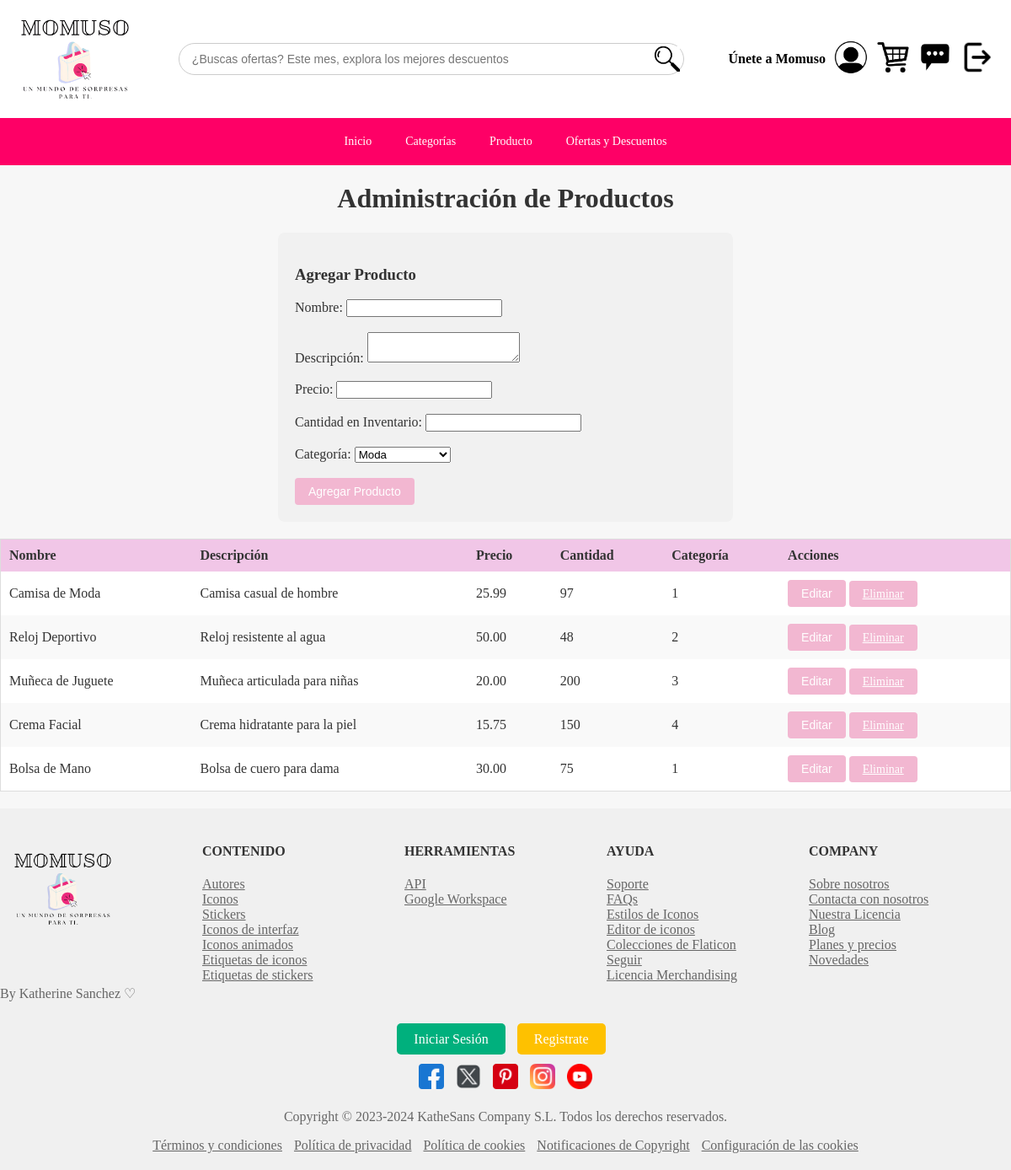
The page /adminProducto.php on the database as committed earlier.
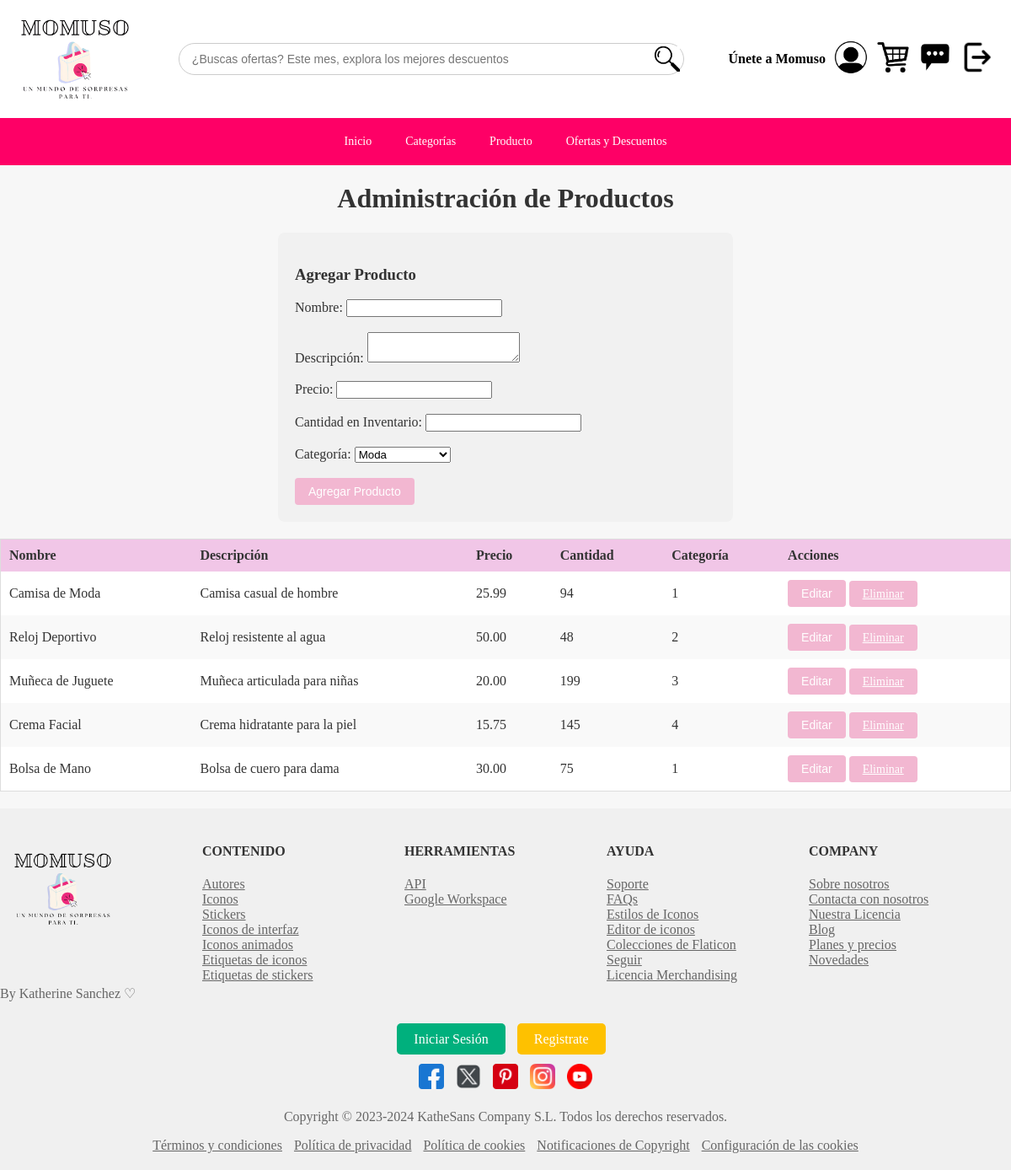
The same page on the database as committed later.
### tables this page shows
CREATE TABLE `producto` (
  `ID_Producto` int(11) NOT NULL,
  `Nombre` varchar(100) DEFAULT NULL,
  `Descripcion` text DEFAULT NULL,
  `Precio` decimal(10,2) DEFAULT NULL,
  `Cantidad_En_Inventario` int(11) DEFAULT NULL,
  `Imagenes` varchar(255) DEFAULT NULL,
  `ID_Categoria` int(11) DEFAULT NULL
);

### adminProducto.php (the view, shortened to what this page needs)
<?php
$servername = "localhost";
$username = "root";
$password = "";
$dbname = "momuso";
$conn = new mysqli($servername, $username, $password, $dbname);
$sql = "SELECT * FROM Producto";
$result = $conn->query($sql);
?>
<!DOCTYPE html>
<html lang="es">
<head>
</head>
<body>
<div class="row">
        <div class="col">
            <?php include_once 'Aplicacionestaticaadmin.php'; ?>
        </div>
    </div>
<h1 style="text-align: center;">Administración de Productos</h1>
<div class="formulario">
    <h3>Agregar Producto</h3>
    <form method="POST">
        <label>Nombre:</label>
        <input type="text" name="nombre" required><br><br>
        <label>Descripción:</label>
        <textarea name="descripcion" required></textarea><br><br>
        <label>Precio:</label>
        <input type="number" name="precio" step="0.01" required><br><br>
        <label>Cantidad en Inventario:</label>
        <input type="number" name="cantidad" required><br><br>
        <label>Categoría:</label>
        <select name="categoria">
            <?php
            $categorias = $conn->query("SELECT * FROM Categoria");
            while ($categoria = $categorias->fetch_assoc()) {
                echo "<option value='" . $categoria['ID_Categoria'] . "'>" . $categoria['Nombre'] . "</option>";
            }
            ?>
        </select><br><br>
        <button type="submit" name="agregar" class="boton">Agregar Producto</button>
    </form>
</div>
<table>
    <thead>
        <tr>
            <th>Nombre</th>
            <th>Descripción</th>
            <th>Precio</th>
            <th>Cantidad</th>
            <th>Categoría</th>
            <th>Acciones</th>
        </tr>
    </thead>
    <tbody>
        <?php while($producto = $result->fetch_assoc()) { ?>
        <tr>
            <td><?php echo $producto['Nombre']; ?></td>
            <td><?php echo $producto['Descripcion']; ?></td>
            <td><?php echo $producto['Precio']; ?></td>
            <td><?php echo $producto['Cantidad_En_Inventario']; ?></td>
            <td><?php echo $producto['ID_Categoria']; ?></td>
            <td>
                <button class="boton" onclick="editarProducto(<?php echo $producto['ID_Producto']; ?>, '<?php echo addslashes($producto['Nombre']); ?>', '<?php echo addslashes($producto['Descripcion']); ?>', <?php echo $producto['Precio']; ?>, <?php echo $producto['Cantidad_En_Inventario']; ?>, <?php echo $producto['ID_Categoria']; ?>)">Editar</button>
                <a href="?eliminar=<?php echo $producto['ID_Producto']; ?>" class="boton" onclick="return confirm('¿Seguro que deseas eliminar este producto?')">Eliminar</a>
            </td>
        </tr>
        <?php } ?>
    </tbody>
</table>
<div class="row">
        <div class="col">
            <?php include_once 'aplicacion_pie.php'; ?>
        </div>
    </div>
</body>
</html>

Rows that differ between the two databases and show on the page:
changed producto "Camisa de Moda": Cantidad_En_Inventario "97" → "94"
changed producto "Muñeca de Juguete": Cantidad_En_Inventario "200" → "199"
changed producto "Crema Facial": Cantidad_En_Inventario "150" → "145"
